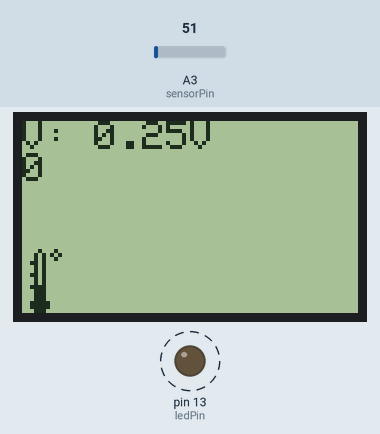
Simulated run of this sketch. Board: Arduino Uno, built with avr-gcc and run on an emulated ATmega328P. On the bench: 84×48 one-colour display, output pins drawn as LEDs (lit = HIGH). Dashed ring = blinking. The inputs (shaded band) are chosen by the test bench; at power-on: A3 (sensorPin) = 51. What the sketch prints to the serial monitor is not drawn.

Above: at 1.2 s.
1.3 s: A3 (sensorPin) set to 61
At 1.77 s:
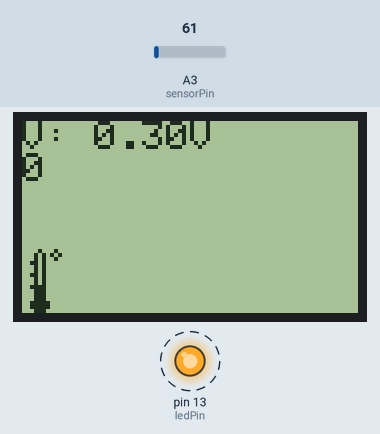
3.0 s: A3 (sensorPin) set to 71
At 3.9 s:
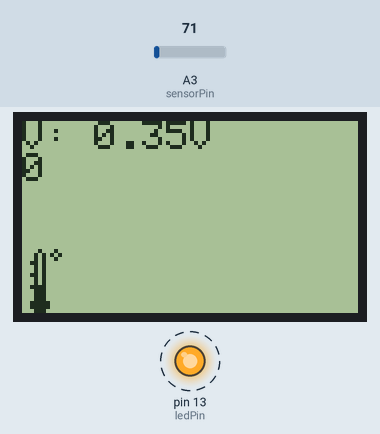
4.5 s: A3 (sensorPin) set to 86
At 5.0 s:
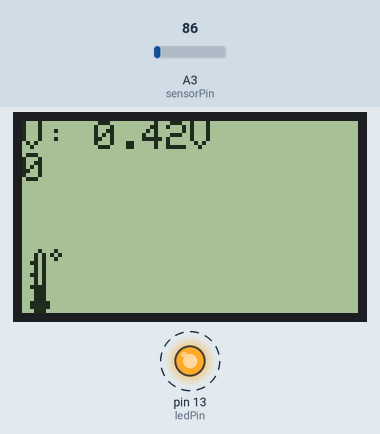
Timing chart, 0 to 12.0 s (numbered marks = the images above; inputs shaded):
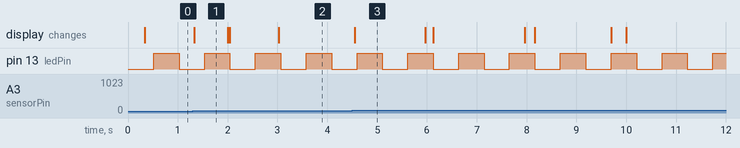

Measured:
- after the input at 1.3 s, the display: changes at once (image 1)
- after the input at 3.0 s, the display: changes at once (image 2)
- by itself, pin 13 (ledPin): alternates HIGH for 0.51 s and LOW for 0.51 s
- what the display in image 1 shows lasts 0.7 s, from 1.3 s to 2.0 s

The sketch:

LCD_Nokia_column.ino
```cpp
/*
  light meter - read light intensity using a photo sensor and display it on a PCD8544 LCD.

  Modified by Charles B. Malloch, PhD
  to use a phototransistor rather than a thermometer
  min voltage drop is 1.08 across the transistor
  we now use a logarithmic output scaling by function map_log

*/

#define PROGMONIKER F( "Light_Meter" )
#define VERSION F( "v1.3.0" )
#define VERDATE F( "2014-10-12" )

#define BAUDRATE 9600
#define PRINT_INTERVAL_MS 20
#define BLINK_INTERVAL_MS 500
#define DISPLAY_INTERVAL_MS 250

#include <PCD8544.h>
#include <log_pot.h>

Log_pot exp_display;

static const byte sensorPin = 3;
static const byte ledPin = 13;

// The dimensions of the LCD (in pixels)...
static const byte LCD_WIDTH = 84;
static const byte LCD_HEIGHT = 48;

// The number of lines for the temperature chart...
static const byte CHART_HEIGHT = 5;

// A custom "degrees" symbol...
static const byte DEGREES_CHAR = 1;
static const byte degrees_glyph[] = { 0x00, 0x07, 0x05, 0x07, 0x00 };

// A bitmap graphic (10x2) of a thermometer...
static const byte THERMO_WIDTH = 10;
static const byte THERMO_HEIGHT = 2;
static const byte thermometer[] = { 0x00, 0x00, 0x48, 0xfe, 0x01, 0xfe, 0x00, 0x02, 0x05, 0x02,
                                    0x00, 0x00, 0x62, 0xff, 0xfe, 0xff, 0x60, 0x00, 0x00, 0x00};

#define pdNOKIA_RST  7
#define pdNOKIA_DC   5
#define pdNOKIA_DN   4
#define pdNOKIA_SCLK 3
#define pdNOKIA_CS   6

static PCD8544 lcd ( pdNOKIA_SCLK, pdNOKIA_DN, pdNOKIA_DC, pdNOKIA_RST, pdNOKIA_CS );
float fullScale_V = 5.0;
float minScale_V  = 1.08;  // min voltage; used for reading a phototransistor

void setup() {
  lcd.begin(LCD_WIDTH, LCD_HEIGHT);
  Serial.begin ( BAUDRATE );

  // Register the custom symbol...
  lcd.createChar(DEGREES_CHAR, degrees_glyph);

  pinMode(ledPin, OUTPUT);

  // The internal 1.1V reference provides for better
  // resolution from the LM35, and is also more stable
  // when powered from either a battery or USB...
  // analogReference(INTERNAL);
  // fullScale_V = 1.1;
  // minScale_V = 0.0;

  exp_display.init ( 0.8 );

  Serial.print ( F ( "\n\n\n" ) );
  Serial.print ( PROGMONIKER );
  Serial.print ( F ( " " ) );
  Serial.print ( VERSION );
  Serial.print ( F ( " (" ) );
  Serial.print ( VERDATE );
  Serial.print ( F ( ")" ) );

}


void loop() {
  // Start beyond the edge of the screen...
  static byte xChart = LCD_WIDTH;
  static unsigned long lastDisplayAt_ms = 0UL;
  static unsigned long lastPrintAt_ms = 0UL;
  static unsigned long lastBlinkAt_ms = 0UL;

  // Read the voltage
  float V = fullScale_V * analogRead ( sensorPin )  / 1024.0;

  if ( ( millis() - lastBlinkAt_ms ) > DISPLAY_INTERVAL_MS ) {

    // Print the temperature (using the custom "degrees" symbol)...
    lcd.setCursor(0, 0);
    lcd.print("V: ");
    lcd.print( V, 2);
    lcd.print("V ");

    float scaled_V = ( V - minScale_V ) / ( fullScale_V - minScale_V );
    // exp_display will transform an x value in (0,1) to a y value in (0,1).
    int colHeight = constrain ( map ( 1024 * exp_display.value ( scaled_V ), 0, 1024, 0, CHART_HEIGHT * 8 ), 0, CHART_HEIGHT * 8 );

    lcd.setCursor ( 0, 1 );
    lcd.clearLine ();
    lcd.print ( colHeight );

    // Draw the thermometer bitmap at the bottom left corner...
    lcd.setCursor(0, LCD_HEIGHT/8 - THERMO_HEIGHT);
    lcd.drawBitmap(thermometer, THERMO_WIDTH, THERMO_HEIGHT);

    // Update the temperature chart...
    lcd.setCursor(xChart, 1);
    //lcd.drawColumn ( CHART_HEIGHT, map ( temp * 1000, minScale_V * 1000, fullScale_V * 1000, 0, CHART_HEIGHT*8 ) );  // ...clipped to the 0-45C range.
    lcd.drawColumn ( CHART_HEIGHT, colHeight );  // ...clipped to the 0-45C range.
    lcd.drawColumn ( CHART_HEIGHT, 0 );         // ...with a clear marker to see the current chart position.

    // Wrap the chart's current position...
    if (xChart >= LCD_WIDTH) {
      xChart = THERMO_WIDTH + 2;
    }
    xChart++;
    lastDisplayAt_ms = millis();
  }

  if ( ( millis() - lastPrintAt_ms ) > PRINT_INTERVAL_MS ) {
    // for graphing to "Bluetooth Graphics" on tablet, format is "Evalue1,value2,value3...\n"
    Serial.print ( "E" ); Serial.print ( V );
    Serial.println ();
    lastPrintAt_ms = millis();
  }

  if ( ( millis() - lastBlinkAt_ms ) > BLINK_INTERVAL_MS ) {
   digitalWrite( ledPin, 1 - digitalRead ( ledPin ) );
   lastBlinkAt_ms = millis();
  }

}

/* EOF - Thermometer.ino  */
```
